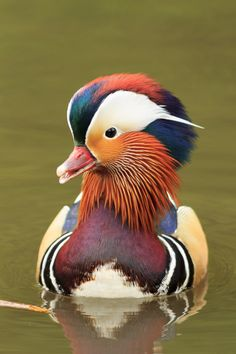
#> input picture William/CP8/duck.jpg, 236 x 354 px
$ python main.py
#> lines starting #> are read from the running program, lines starting #| are printed output that depends on the picture
import imageio.v2 as imageio
import matplotlib.pyplot as plt
import numpy as np


# Write your function here!
def blur_image(file_in, file_out, kernel_size):
    '''
    file_in is the name of the file to blur
    file_out is the name of the output file
    kernel_size is >= 3 and is the size of the kernel used to blur
    The method will create a blurred image of the original by
    applying a blur kernel (a convolution). The kernel will be
    applied to each of the 3 color channels. It is a 2D matrix
    of all 1's and averaged by the number of elements. For example,
    a 3x3 kernel will average the 9 elements' values.
    '''
#> called with file_in = 'duck.jpg', file_out = 'blur.jpg', kernel_size = 3
    duck = imageio.imread(file_in)
#> duck is the input picture: shape (354, 236, 3); mean R, G, B 132.3, 112.9, 73.2

    duck_blur = duck.astype(np.float64)

    kernel = np.ones((kernel_size, kernel_size)) / (kernel_size ** 2)

    half_kernel = kernel_size // 2

    for i in range(duck.shape[0]):
        for j in range(duck.shape[1]):
            # make the region for the current pixel to apply blur later
            i_start = max(0, i - half_kernel)
            i_end = min(duck.shape[0], i + half_kernel + 1)
            j_start = max(0, j - half_kernel)
            j_end = min(duck.shape[1], j + half_kernel + 1)

            # make sure region is of size kernel_size x kernel_size
            region = duck[i_start:i_end, j_start:j_end]

            # make kernel same size as the region it is working on
            kernel_trimmed = kernel[:region.shape[0], :region.shape[1]]

            # apply the kernel to the region for each color channel
            for k in range(duck.shape[2]):
                duck_blur[i, j, k] = np.sum(region[:, :, k] * kernel_trimmed)
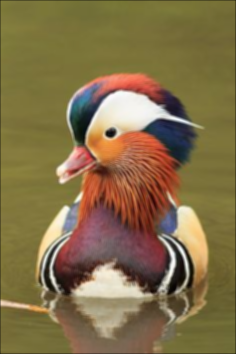
#> duck_blur: shape (354, 236, 3) float64; mean R, G, B 131.7, 112.4, 72.9

    duck_blur /= 255.0

    plt.imshow(duck_blur)
    plt.savefig(file_out)
    # plt.show()


def edge_detect(file_in, file_out, channel):
    '''
    file_in is the name of the file to detect edges
    file_out is the name of the output file, in gray scale only.
    Channel is: 0=Red, 1=Green, 2=Blue
    '''
#> called with file_in = 'duck.jpg', file_out = 'edge.jpg', channel = 0
    duck = imageio.imread(file_in)
    duck_copy = duck.copy()

    # edge detection kernel
    kernel = np.array([[-1, -1, -1],
                       [-1,  8, -1],
                       [-1, -1, -1]])

    edges = np.ones((duck_copy.shape[0], duck_copy.shape[1], 3))

    for i in range(1, duck_copy.shape[0] - 1):
        for j in range(1, duck_copy.shape[1] - 1):
            region = duck_copy[i-1:i+2, j-1:j+2, channel]

            edge_value = np.sum(region * kernel)

            if edge_value <= 127:
                edges[i, j] = 255
            else:
                edges[i, j] = 0
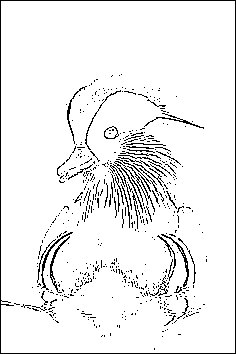
#> edges: shape (354, 236, 3) float64; min 0, max 255, mean 238.9

    plt.imshow(edges)
    plt.savefig(file_out)
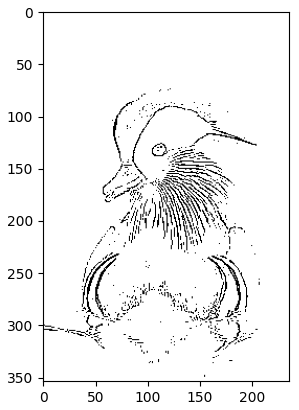
#> figure drawn by matplotlib, 1 panel
    # plt.show()


def duckie_hat():
    '''
    Add a green hat to the duck as described in the online lessons.
    The main-hat should be a rectangle with the top-left corner at (20, 85)
    and the bottom-right corner at (75, 135).
    The hat brim should be a rectangle with the top-left corner at (75, 60)
    and the bottom-right corner at (90, 160).
    '''
    duck = imageio.imread("duck.jpg")

    hat_top_left = (20, 85)
    hat_bottom_right = (75, 135)
    brim_top_left = (75, 60)
    brim_bottom_right = (90, 160)

    duck_hat = np.copy(duck)
    # note: [0] = x, [1] = y
    # make the rectangle segment green
    # red
    duck_hat[hat_top_left[0]:hat_bottom_right[0],
             hat_top_left[1]:hat_bottom_right[1], 0] = 0
    # green
    duck_hat[hat_top_left[0]:hat_bottom_right[0],
             hat_top_left[1]:hat_bottom_right[1], 1] = 255
    # blue
    duck_hat[hat_top_left[0]:hat_bottom_right[0],
             hat_top_left[1]:hat_bottom_right[1], 2] = 0

    # make the brim segement green
    # red
    duck_hat[brim_top_left[0]:brim_bottom_right[0],
             brim_top_left[1]:brim_bottom_right[1], 0] = 0
    # green
    duck_hat[brim_top_left[0]:brim_bottom_right[0],
             brim_top_left[1]:brim_bottom_right[1], 1] = 255
    # blue
    duck_hat[brim_top_left[0]:brim_bottom_right[0],
             brim_top_left[1]:brim_bottom_right[1], 2] = 0
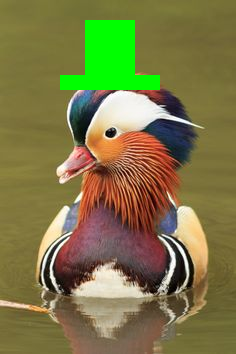
#> duck_hat: shape (354, 236, 3); mean R, G, B 124.9, 120, 69.8

    plt.imshow(duck_hat)
    plt.savefig("duckie_hat.png")
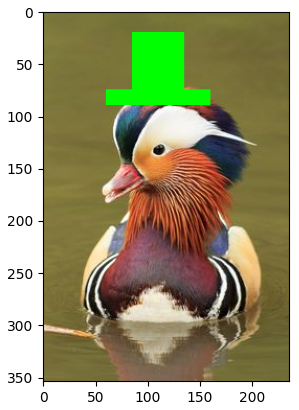
#> figure drawn by matplotlib, 1 panel
    # plt.show()


def main():
    blur_image('duck.jpg', 'blur.jpg', 3)
    edge_detect("duck.jpg", "edge.jpg", 0)
    duckie_hat()


if __name__ == "__main__":
    main()
